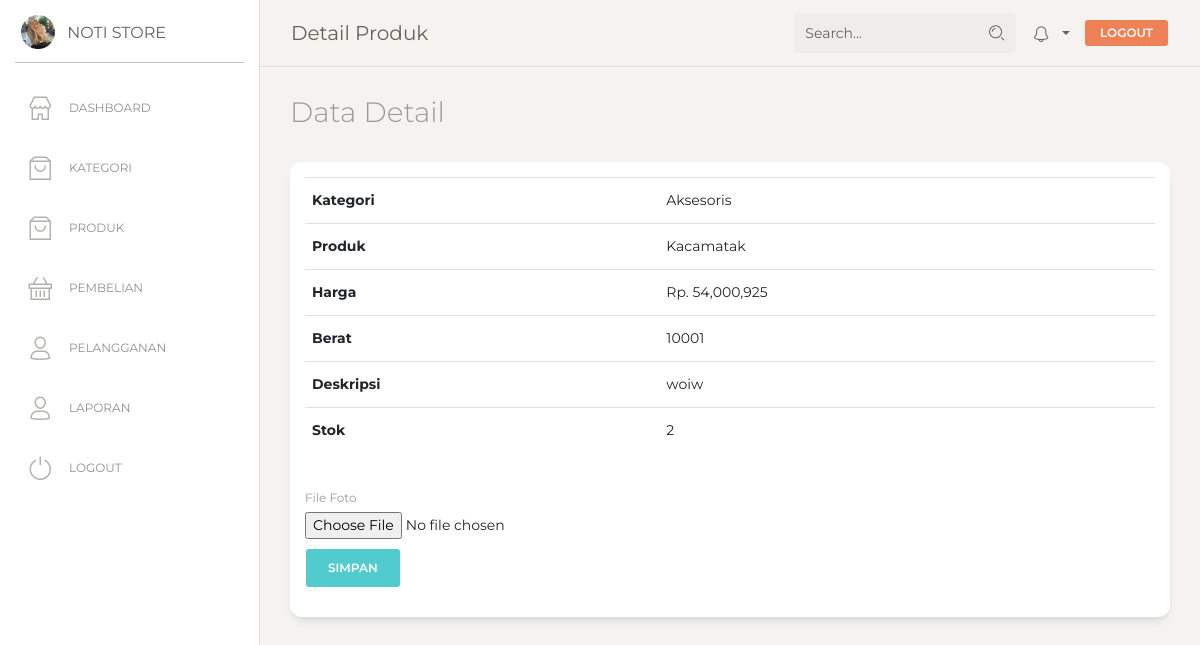
Screenshot of /admin/index.php?p=detailproduk&id=11 (signed in) with the database file from the repository.
### tables this page shows
CREATE TABLE `tb_produk` (
  `id_produk` int(11) NOT NULL,
  `id_kategori` int(11) NOT NULL,
  `nama_produk` varchar(100) NOT NULL,
  `harga_produk` int(11) NOT NULL,
  `berat_produk` int(11) NOT NULL,
  `foto_produk` varchar(100) NOT NULL,
  `deskripsi_produk` text NOT NULL,
  `stok_produk` int(5) NOT NULL
);

CREATE TABLE `tb_kategori` (
  `id_kategori` int(11) NOT NULL,
  `nama_kategori` varchar(50) NOT NULL
);

### admin/produk/detailproduk.php (the view, shortened to what this page needs)
<?php
$id_produk = $_GET['id'];
$ambilPoduk = $conn->query("SELECT * FROM tb_produk INNER JOIN tb_kategori ON tb_produk.id_kategori = tb_kategori.id_kategori WHERE id_produk = $id_produk") or die(mysqli_error($conn));
$detailProduk = $ambilPoduk->fetch_assoc();
$fotoProduk = [];
?>
  <?php var_dump($detailProduk); ?>
  <?php var_dump($fotoProduk); ?>
<h3 class="description">Data Detail</h3>
<div class="row">
<div class="col-md-12" style="height: 100vh;">
    <div class="card">
      <div class="card-body">
        <div class="table-responsive">
          <table class="table">
              <tr>
                <th>Kategori</th>
                <td><?= $detailProduk['nama_kategori']; ?></td>
              </tr>
              <tr>
                <th>Produk</th>
                <td><?= $detailProduk['nama_produk']; ?></td>
              </tr>
              <tr>
                <th>Harga</th>
                <td>Rp. <?= number_format($detailProduk['harga_produk']); ?></td>
              </tr>
              <tr>
                <th>Berat</th>
                <td><?= $detailProduk['berat_produk']; ?></td>
              </tr>
              <tr>
                <th>Deskripsi</th>
                <td><?= $detailProduk['deskripsi_produk']; ?></td>
              </tr>
              <tr>
                <th>Stok</th>
                <td><?= $detailProduk['stok_produk']; ?></td>
              </tr>
          </table>
        </div>
      <div class="row">
        <div class="col-md-6">
          <form action="" method="post" enctype="multipart/form-data">
            <label for="file_foto">File Foto</label><br>
            <input type="file" name="file_foto" id="file_foto">
            <div class="form-group">
              <button type="submit" name="simpan" class="btn btn-primary">Simpan</button>
            </div>
          </form>
        </div>
      </div>
      </div>
    </div>
  </div>
  </div>

### rows the page displays
tb_produk: id_kategori.nama_kategori "Aksesoris", nama_produk "Kacamatak", harga_produk "54,000,925", berat_produk "10001", deskripsi_produk "woiw", stok_produk "2"
